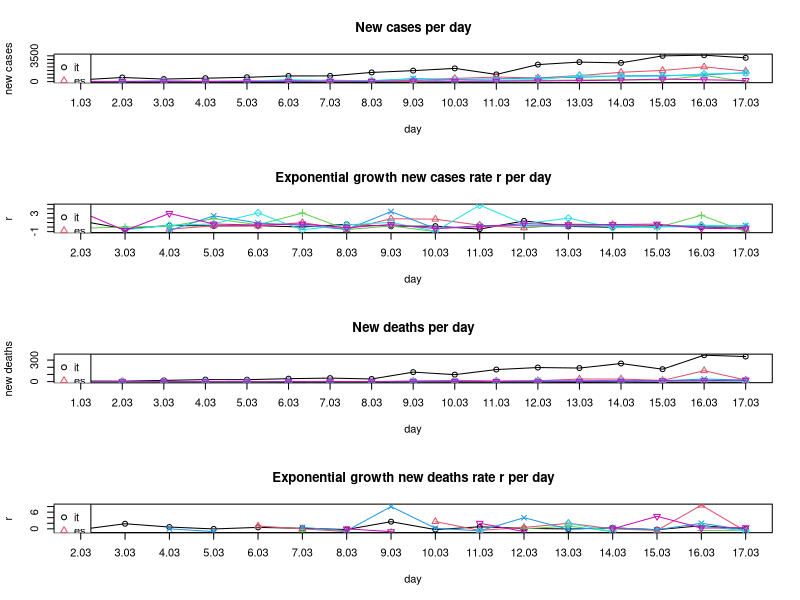

Write R code to recreate this figure.
## Exponential growth
# y = a * (1 + r)^x
# a = initial value (the amount before measuring growth or decay)
# r = growth or decay rate (most often represented as a percentage and expressed as a decimal)
# x = number of time intervals that have passed
# (y/a)^(1/x) - 1 = r

BASE_DIR <- "~/covid-19/"
setwd(BASE_DIR)

## March: New confirmed covid-19 cases per day. Data taken from daily situation reports from the WHO website.
days <- c('01.03','02.03','03.03','04.03','05.03','06.03','07.03',
          '08.03','09.03','10.03','11.03','12.03','13.03','14.03',
          '15.03','16.03','17.03')
it <- c(240,561,347,466,587,769,778,1247,1492,1797,977,2313,2651,2547,3497,3590,3233)
es <- c(13,0,69,37,47,59,117,56,159,435,615,501,825,1266,1522,2000,1438)
ch <- c(8,6,6,7,20,30,123,55,68,0,159,154,213,267,234,841,0)
fr <- c(43,0,91,21,73,138,193,93,410,286,372,495,591,780,829,911,1193)
de <- c(0,72,28,39,66,272,105,156,317,27,157,271,802,693,733,1043,1174)
uk <- c(3,13,3,12,20,29,49,43,67,46,50,87,134,208,342,251,152)
all_countries <- list(it,es,ch,fr,de,uk)

## March: New confirmed covid-19 deaths per day. Data taken from daily situation reports from the WHO website.
it_d <- c(8,6,17,28,27,41,49,37,132,97,168,196,189,252,173,368,349)
es_d <- c(0,0,0,0,1,2,2,0,5,18,8,12,36,36,16,152,21)
ch_d <- c(0,0,0,0,0,1,0,1,0,0,1,1,2,0,5,2,1)
fr_d <- c(0,0,1,1,0,2,3,1,9,11,3,15,13,18,12,36,21)
de_d <- c(0,0,0,0,0,0,0,0,0,2,0,1,3,0,2,4,1)
uk_d <- c(0,0,0,0,0,0,1,1,0,1,3,0,2,2,11,14,20)
all_countries_d <- list(it_d,es_d,ch_d,fr_d,de_d,uk_d)

## Computing exponential growth rates r
compute_r <- function(y, t, x){
  r <- c()
  for(i in 2:length(t)){
    new_r <- (y[i] / y[i-1])^(1/x) - 1
    if(abs(new_r) %in% c(Inf, NaN)) new_r <- NA
    r <- c(r, new_r)
  }
  return(r)
}

r_it <- compute_r(it, days, 1)
r_es <- compute_r(es, days, 1)
r_ch <- compute_r(ch, days, 1)
r_fr <- compute_r(fr, days, 1)
r_de <- compute_r(de, days, 1)
r_uk <- compute_r(uk, days, 1)
all_countries_r <- list(r_it,r_es,r_ch,r_fr,r_de,r_uk)

r_it_d <- compute_r(it_d, days, 1)
r_es_d <- compute_r(es_d, days, 1)
r_ch_d <- compute_r(ch_d, days, 1)
r_fr_d <- compute_r(fr_d, days, 1)
r_de_d <- compute_r(de_d, days, 1)
r_uk_d <- compute_r(uk_d, days, 1)
all_countries_r_d <- list(r_it_d,r_es_d,r_ch_d,r_fr_d,r_de_d,r_uk_d)

## Plotting
all_countries_names <- c('it','es','ch','fr','de','uk')
colors <- 1:length(all_countries_names)
pchs <- 1:length(all_countries_names)

pdf('new-cases-with-growth-rate-static.pdf', height = 10, paper = 'a4')

par(mfrow=c(4,1))

# New cases per day
plot(days, unlist(all_countries[1]), main='New cases per day', type='o',
     ylim=c(0,max(unlist(all_countries),na.rm=T)),
     xaxt="n", col=colors[1], pch=pchs[1], ylab='new cases', xlab='day')
axis(1, at=days, labels=T)
for(i in 2:length(all_countries)){
  lines(days, unlist(all_countries[i]), type='o', col=colors[i], pch=pchs[i])
}
legend('topleft',legend=all_countries_names,col=colors,pch=pchs)

# Exponential growth new cases rate r per day
plot(days[-1], unlist(all_countries_r[1]), main='Exponential growth new cases rate r per day', type='o',
     ylim=c(min(unlist(all_countries_r),na.rm=T), max(unlist(all_countries_r),na.rm=T)),
     xaxt="n", col=colors[1], pch=pchs[1], ylab='r', xlab='day')
axis(1, at=days[-1], labels=T)
for(i in 2:length(all_countries_r)){
  lines(days[-1], unlist(all_countries_r[i]), type='o', col=colors[i], pch=pchs[i])
}
legend('topleft',legend=all_countries_names,col=colors,pch=pchs)


# New deaths per day
plot(days, unlist(all_countries_d[1]), main='New deaths per day', type='o',
     ylim=c(0,max(unlist(all_countries_d),na.rm=T)),
     xaxt="n", col=colors[1], pch=pchs[1], ylab='new deaths', xlab='day')
axis(1, at=days, labels=T)
for(i in 2:length(all_countries_d)){
  lines(days, unlist(all_countries_d[i]), type='o', col=colors[i], pch=pchs[i])
}
legend('topleft',legend=all_countries_names,col=colors,pch=pchs)

# Exponential growth new deaths rate r per day
plot(days[-1], unlist(all_countries_r_d[1]), main='Exponential growth new deaths rate r per day', type='o',
     ylim=c(min(unlist(all_countries_r_d),na.rm=T), max(unlist(all_countries_r_d),na.rm=T)),
     xaxt="n", col=colors[1], pch=pchs[1], ylab='r', xlab='day')
axis(1, at=days[-1], labels=T)
for(i in 2:length(all_countries_r_d)){
  lines(days[-1], unlist(all_countries_r_d[i]), type='o', col=colors[i], pch=pchs[i])
}
legend('topleft',legend=all_countries_names,col=colors,pch=pchs)

dev.off <- dev.off()